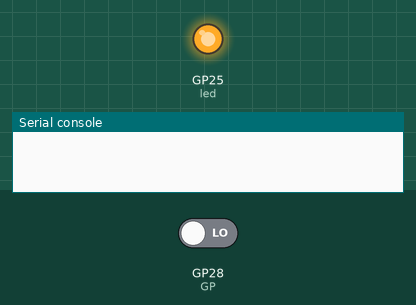
A program run on a simulated Raspberry Pi Pico running MicroPython. On the bench: output pins drawn as LEDs (lit = HIGH), the last lines printed to the serial console. The test bench sets the inputs (shaded band); at power-on: GP28 (GP) LOW. At 5.0 s the program stops and its outputs stay as they are.

Above: at 0.1 s.
At 5.1 s:
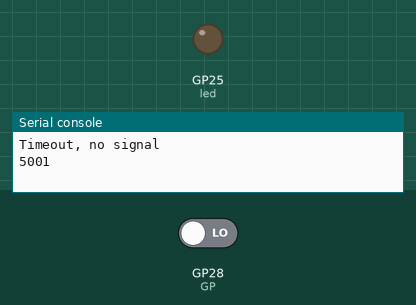
Timing chart, 0 to 6.5 s (numbered marks = the images above):
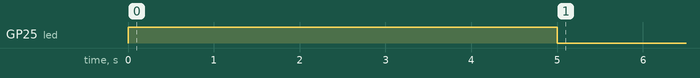

The program:

Waiting_for_Interrupt.py
```python
#https://github.com/raspberrypi/pico-micropython-examples/blob/master/irq/irq.py
# import machine
import utime
# import time
# import ustruct
from machine import Pin
init_time = utime.ticks_ms()


GP = Pin(28, Pin.IN, Pin.PULL_DOWN)
led = machine.Pin(25, machine.Pin.OUT)
led.value(True)
i = 0
while GP.value() == 0:
   read = GP.value()
   time_out = utime.ticks_ms()
   if time_out - init_time > 4999:
       print('Timeout, no signal')
       break
led.value(False)
receive = utime.ticks_ms()
print(receive - init_time)
```

Measured:
- by itself, GP25 (led): LOW → HIGH at 0.00 s, → LOW 5.0 s later
